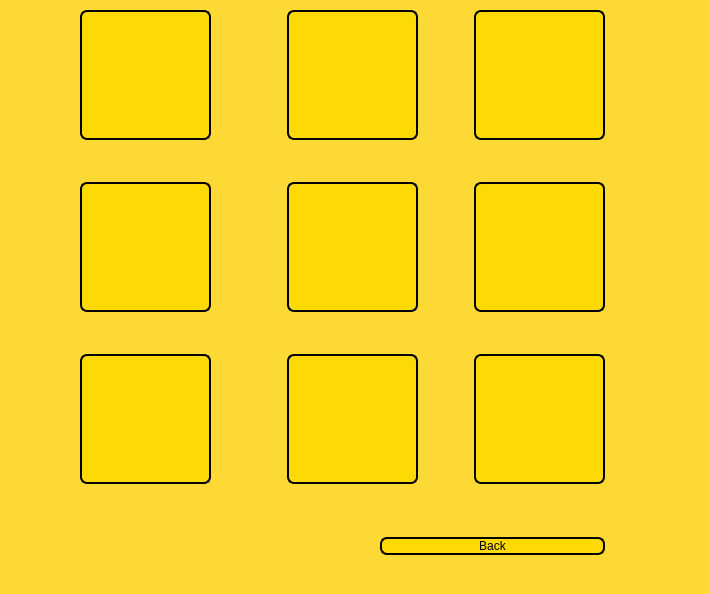
<?xml version="1.0" encoding="UTF-8"?>
<ui version="4.0">
 <class>EditWindow</class>
 <widget class="QMainWindow" name="EditWindow">
  <property name="geometry">
   <rect>
    <x>0</x>
    <y>0</y>
    <width>709</width>
    <height>594</height>
   </rect>
  </property>
  <property name="windowTitle">
   <string>MainWindow</string>
  </property>
  <widget class="QWidget" name="centralwidget">
   <property name="styleSheet">
    <string notr="true">#centralwidget
{
	background-color: #FDD935;
}

QLabel
{
font: 17pt &quot;Cooper Black&quot;;
}

QPushButton
{
	font: 15pt &quot;Cooper Black&quot;;
	background-color: #FDD905 ;
	border-Radius: 7px;
	border: 2px solid  black;
	
	
		
	
	
	
	
	
	
	
}

QPushButton:hover
{
	border-Radius: 7px;
	border: 4px solid  red;
}

QLineEdit
{
	font: 19pt &quot;MV Boli&quot;;
}

</string>
   </property>
   <widget class="QWidget" name="verticalLayoutWidget">
    <property name="geometry">
     <rect>
      <x>80</x>
      <y>10</y>
      <width>558</width>
      <height>674</height>
     </rect>
    </property>
    <property name="sizePolicy">
     <sizepolicy hsizetype="Expanding" vsizetype="Preferred">
      <horstretch>0</horstretch>
      <verstretch>0</verstretch>
     </sizepolicy>
    </property>
    <property name="minimumSize">
     <size>
      <width>0</width>
      <height>130</height>
     </size>
    </property>
    <layout class="QVBoxLayout" name="verticalLayout">
     <property name="sizeConstraint">
      <enum>QLayout::SetFixedSize</enum>
     </property>
     <item>
      <layout class="QHBoxLayout" name="horizontalLayout_2">
       <property name="topMargin">
        <number>0</number>
       </property>
       <item>
        <widget class="QPushButton" name="pushButton_1">
         <property name="sizePolicy">
          <sizepolicy hsizetype="Fixed" vsizetype="Fixed">
           <horstretch>0</horstretch>
           <verstretch>0</verstretch>
          </sizepolicy>
         </property>
         <property name="minimumSize">
          <size>
           <width>131</width>
           <height>130</height>
          </size>
         </property>
         <property name="maximumSize">
          <size>
           <width>131</width>
           <height>130</height>
          </size>
         </property>
         <property name="styleSheet">
          <string notr="true">background-image: url(:/Icons/PL.jpg);</string>
         </property>
         <property name="text">
          <string/>
         </property>
        </widget>
       </item>
       <item>
        <spacer name="horizontalSpacer_2">
         <property name="orientation">
          <enum>Qt::Horizontal</enum>
         </property>
         <property name="sizeType">
          <enum>QSizePolicy::Fixed</enum>
         </property>
         <property name="sizeHint" stdset="0">
          <size>
           <width>70</width>
           <height>20</height>
          </size>
         </property>
        </spacer>
       </item>
       <item>
        <widget class="QPushButton" name="pushButton_2">
         <property name="sizePolicy">
          <sizepolicy hsizetype="Fixed" vsizetype="Fixed">
           <horstretch>0</horstretch>
           <verstretch>0</verstretch>
          </sizepolicy>
         </property>
         <property name="minimumSize">
          <size>
           <width>131</width>
           <height>130</height>
          </size>
         </property>
         <property name="maximumSize">
          <size>
           <width>131</width>
           <height>130</height>
          </size>
         </property>
         <property name="styleSheet">
          <string notr="true">background-image: url(:/Icons/PL.jpg);</string>
         </property>
         <property name="text">
          <string/>
         </property>
        </widget>
       </item>
       <item>
        <spacer name="horizontalSpacer_11">
         <property name="orientation">
          <enum>Qt::Horizontal</enum>
         </property>
         <property name="sizeType">
          <enum>QSizePolicy::Expanding</enum>
         </property>
         <property name="sizeHint" stdset="0">
          <size>
           <width>50</width>
           <height>20</height>
          </size>
         </property>
        </spacer>
       </item>
       <item>
        <widget class="QPushButton" name="pushButton_3">
         <property name="sizePolicy">
          <sizepolicy hsizetype="Fixed" vsizetype="Fixed">
           <horstretch>0</horstretch>
           <verstretch>0</verstretch>
          </sizepolicy>
         </property>
         <property name="minimumSize">
          <size>
           <width>131</width>
           <height>130</height>
          </size>
         </property>
         <property name="maximumSize">
          <size>
           <width>131</width>
           <height>130</height>
          </size>
         </property>
         <property name="styleSheet">
          <string notr="true">background-image: url(:/Icons/PL.jpg);</string>
         </property>
         <property name="text">
          <string/>
         </property>
        </widget>
       </item>
      </layout>
     </item>
     <item>
      <layout class="QHBoxLayout" name="horizontalLayout_9">
       <property name="topMargin">
        <number>10</number>
       </property>
       <item>
        <widget class="QLabel" name="label_1">
         <property name="sizePolicy">
          <sizepolicy hsizetype="Fixed" vsizetype="Preferred">
           <horstretch>0</horstretch>
           <verstretch>0</verstretch>
          </sizepolicy>
         </property>
         <property name="minimumSize">
          <size>
           <width>131</width>
           <height>0</height>
          </size>
         </property>
         <property name="maximumSize">
          <size>
           <width>131</width>
           <height>16777215</height>
          </size>
         </property>
         <property name="text">
          <string/>
         </property>
         <property name="alignment">
          <set>Qt::AlignCenter</set>
         </property>
        </widget>
       </item>
       <item>
        <spacer name="horizontalSpacer_13">
         <property name="orientation">
          <enum>Qt::Horizontal</enum>
         </property>
         <property name="sizeType">
          <enum>QSizePolicy::Fixed</enum>
         </property>
         <property name="sizeHint" stdset="0">
          <size>
           <width>70</width>
           <height>20</height>
          </size>
         </property>
        </spacer>
       </item>
       <item>
        <widget class="QLabel" name="label_2">
         <property name="sizePolicy">
          <sizepolicy hsizetype="Fixed" vsizetype="Preferred">
           <horstretch>0</horstretch>
           <verstretch>0</verstretch>
          </sizepolicy>
         </property>
         <property name="minimumSize">
          <size>
           <width>131</width>
           <height>0</height>
          </size>
         </property>
         <property name="maximumSize">
          <size>
           <width>131</width>
           <height>16777215</height>
          </size>
         </property>
         <property name="text">
          <string/>
         </property>
         <property name="alignment">
          <set>Qt::AlignCenter</set>
         </property>
        </widget>
       </item>
       <item>
        <spacer name="horizontalSpacer_12">
         <property name="orientation">
          <enum>Qt::Horizontal</enum>
         </property>
         <property name="sizeType">
          <enum>QSizePolicy::Expanding</enum>
         </property>
         <property name="sizeHint" stdset="0">
          <size>
           <width>50</width>
           <height>20</height>
          </size>
         </property>
        </spacer>
       </item>
       <item>
        <widget class="QLabel" name="label_3">
         <property name="sizePolicy">
          <sizepolicy hsizetype="Fixed" vsizetype="Preferred">
           <horstretch>0</horstretch>
           <verstretch>0</verstretch>
          </sizepolicy>
         </property>
         <property name="minimumSize">
          <size>
           <width>131</width>
           <height>0</height>
          </size>
         </property>
         <property name="maximumSize">
          <size>
           <width>131</width>
           <height>16777215</height>
          </size>
         </property>
         <property name="text">
          <string/>
         </property>
         <property name="alignment">
          <set>Qt::AlignCenter</set>
         </property>
        </widget>
       </item>
      </layout>
     </item>
     <item>
      <layout class="QHBoxLayout" name="horizontalLayout_4">
       <property name="topMargin">
        <number>0</number>
       </property>
       <item>
        <widget class="QPushButton" name="pushButton_4">
         <property name="sizePolicy">
          <sizepolicy hsizetype="Fixed" vsizetype="Fixed">
           <horstretch>0</horstretch>
           <verstretch>0</verstretch>
          </sizepolicy>
         </property>
         <property name="minimumSize">
          <size>
           <width>131</width>
           <height>130</height>
          </size>
         </property>
         <property name="maximumSize">
          <size>
           <width>131</width>
           <height>130</height>
          </size>
         </property>
         <property name="styleSheet">
          <string notr="true">background-image: url(:/Icons/PL.jpg);</string>
         </property>
         <property name="text">
          <string/>
         </property>
        </widget>
       </item>
       <item>
        <spacer name="horizontalSpacer_5">
         <property name="orientation">
          <enum>Qt::Horizontal</enum>
         </property>
         <property name="sizeType">
          <enum>QSizePolicy::Fixed</enum>
         </property>
         <property name="sizeHint" stdset="0">
          <size>
           <width>70</width>
           <height>20</height>
          </size>
         </property>
        </spacer>
       </item>
       <item>
        <widget class="QPushButton" name="pushButton_5">
         <property name="sizePolicy">
          <sizepolicy hsizetype="Fixed" vsizetype="Fixed">
           <horstretch>0</horstretch>
           <verstretch>0</verstretch>
          </sizepolicy>
         </property>
         <property name="minimumSize">
          <size>
           <width>131</width>
           <height>130</height>
          </size>
         </property>
         <property name="maximumSize">
          <size>
           <width>131</width>
           <height>130</height>
          </size>
         </property>
         <property name="styleSheet">
          <string notr="true">background-image: url(:/Icons/PL.jpg);</string>
         </property>
         <property name="text">
          <string/>
         </property>
        </widget>
       </item>
       <item>
        <spacer name="horizontalSpacer_6">
         <property name="orientation">
          <enum>Qt::Horizontal</enum>
         </property>
         <property name="sizeType">
          <enum>QSizePolicy::Expanding</enum>
         </property>
         <property name="sizeHint" stdset="0">
          <size>
           <width>50</width>
           <height>20</height>
          </size>
         </property>
        </spacer>
       </item>
       <item>
        <widget class="QPushButton" name="pushButton_6">
         <property name="sizePolicy">
          <sizepolicy hsizetype="Fixed" vsizetype="Fixed">
           <horstretch>0</horstretch>
           <verstretch>0</verstretch>
          </sizepolicy>
         </property>
         <property name="minimumSize">
          <size>
           <width>131</width>
           <height>130</height>
          </size>
         </property>
         <property name="maximumSize">
          <size>
           <width>131</width>
           <height>130</height>
          </size>
         </property>
         <property name="styleSheet">
          <string notr="true">background-image: url(:/Icons/PL.jpg);</string>
         </property>
         <property name="text">
          <string/>
         </property>
        </widget>
       </item>
      </layout>
     </item>
     <item>
      <layout class="QHBoxLayout" name="horizontalLayout_12">
       <property name="topMargin">
        <number>10</number>
       </property>
       <item>
        <widget class="QLabel" name="label_4">
         <property name="sizePolicy">
          <sizepolicy hsizetype="Fixed" vsizetype="Preferred">
           <horstretch>0</horstretch>
           <verstretch>0</verstretch>
          </sizepolicy>
         </property>
         <property name="minimumSize">
          <size>
           <width>131</width>
           <height>0</height>
          </size>
         </property>
         <property name="maximumSize">
          <size>
           <width>131</width>
           <height>16777215</height>
          </size>
         </property>
         <property name="text">
          <string/>
         </property>
         <property name="alignment">
          <set>Qt::AlignCenter</set>
         </property>
        </widget>
       </item>
       <item>
        <spacer name="horizontalSpacer_14">
         <property name="orientation">
          <enum>Qt::Horizontal</enum>
         </property>
         <property name="sizeType">
          <enum>QSizePolicy::Fixed</enum>
         </property>
         <property name="sizeHint" stdset="0">
          <size>
           <width>70</width>
           <height>20</height>
          </size>
         </property>
        </spacer>
       </item>
       <item>
        <widget class="QLabel" name="label_5">
         <property name="sizePolicy">
          <sizepolicy hsizetype="Fixed" vsizetype="Preferred">
           <horstretch>0</horstretch>
           <verstretch>0</verstretch>
          </sizepolicy>
         </property>
         <property name="minimumSize">
          <size>
           <width>131</width>
           <height>0</height>
          </size>
         </property>
         <property name="maximumSize">
          <size>
           <width>131</width>
           <height>16777215</height>
          </size>
         </property>
         <property name="text">
          <string/>
         </property>
         <property name="alignment">
          <set>Qt::AlignCenter</set>
         </property>
        </widget>
       </item>
       <item>
        <spacer name="horizontalSpacer_7">
         <property name="orientation">
          <enum>Qt::Horizontal</enum>
         </property>
         <property name="sizeType">
          <enum>QSizePolicy::Expanding</enum>
         </property>
         <property name="sizeHint" stdset="0">
          <size>
           <width>50</width>
           <height>20</height>
          </size>
         </property>
        </spacer>
       </item>
       <item>
        <widget class="QLabel" name="label_6">
         <property name="sizePolicy">
          <sizepolicy hsizetype="Fixed" vsizetype="Preferred">
           <horstretch>0</horstretch>
           <verstretch>0</verstretch>
          </sizepolicy>
         </property>
         <property name="minimumSize">
          <size>
           <width>131</width>
           <height>0</height>
          </size>
         </property>
         <property name="maximumSize">
          <size>
           <width>131</width>
           <height>16777215</height>
          </size>
         </property>
         <property name="text">
          <string/>
         </property>
         <property name="alignment">
          <set>Qt::AlignCenter</set>
         </property>
        </widget>
       </item>
      </layout>
     </item>
     <item>
      <layout class="QHBoxLayout" name="horizontalLayout_6">
       <property name="topMargin">
        <number>0</number>
       </property>
       <item>
        <widget class="QPushButton" name="pushButton_7">
         <property name="sizePolicy">
          <sizepolicy hsizetype="Fixed" vsizetype="Fixed">
           <horstretch>0</horstretch>
           <verstretch>0</verstretch>
          </sizepolicy>
         </property>
         <property name="minimumSize">
          <size>
           <width>131</width>
           <height>130</height>
          </size>
         </property>
         <property name="maximumSize">
          <size>
           <width>131</width>
           <height>130</height>
          </size>
         </property>
         <property name="styleSheet">
          <string notr="true">background-image: url(:/Icons/PL.jpg);</string>
         </property>
         <property name="text">
          <string/>
         </property>
        </widget>
       </item>
       <item>
        <spacer name="horizontalSpacer_9">
         <property name="orientation">
          <enum>Qt::Horizontal</enum>
         </property>
         <property name="sizeType">
          <enum>QSizePolicy::Fixed</enum>
         </property>
         <property name="sizeHint" stdset="0">
          <size>
           <width>70</width>
           <height>20</height>
          </size>
         </property>
        </spacer>
       </item>
       <item>
        <widget class="QPushButton" name="pushButton_8">
         <property name="sizePolicy">
          <sizepolicy hsizetype="Fixed" vsizetype="Fixed">
           <horstretch>0</horstretch>
           <verstretch>0</verstretch>
          </sizepolicy>
         </property>
         <property name="minimumSize">
          <size>
           <width>131</width>
           <height>130</height>
          </size>
         </property>
         <property name="maximumSize">
          <size>
           <width>131</width>
           <height>130</height>
          </size>
         </property>
         <property name="styleSheet">
          <string notr="true">background-image: url(:/Icons/PL.jpg);</string>
         </property>
         <property name="text">
          <string/>
         </property>
        </widget>
       </item>
       <item>
        <spacer name="horizontalSpacer_8">
         <property name="orientation">
          <enum>Qt::Horizontal</enum>
         </property>
         <property name="sizeType">
          <enum>QSizePolicy::Expanding</enum>
         </property>
         <property name="sizeHint" stdset="0">
          <size>
           <width>50</width>
           <height>20</height>
          </size>
         </property>
        </spacer>
       </item>
       <item>
        <widget class="QPushButton" name="pushButton_9">
         <property name="sizePolicy">
          <sizepolicy hsizetype="Fixed" vsizetype="Fixed">
           <horstretch>0</horstretch>
           <verstretch>0</verstretch>
          </sizepolicy>
         </property>
         <property name="minimumSize">
          <size>
           <width>131</width>
           <height>130</height>
          </size>
         </property>
         <property name="maximumSize">
          <size>
           <width>131</width>
           <height>130</height>
          </size>
         </property>
         <property name="styleSheet">
          <string notr="true">background-image: url(:/Icons/PL.jpg);</string>
         </property>
         <property name="text">
          <string/>
         </property>
        </widget>
       </item>
      </layout>
     </item>
     <item>
      <layout class="QHBoxLayout" name="horizontalLayout_11">
       <property name="topMargin">
        <number>10</number>
       </property>
       <item>
        <widget class="QLabel" name="label_7">
         <property name="sizePolicy">
          <sizepolicy hsizetype="Fixed" vsizetype="Preferred">
           <horstretch>0</horstretch>
           <verstretch>0</verstretch>
          </sizepolicy>
         </property>
         <property name="minimumSize">
          <size>
           <width>131</width>
           <height>0</height>
          </size>
         </property>
         <property name="maximumSize">
          <size>
           <width>131</width>
           <height>16777215</height>
          </size>
         </property>
         <property name="text">
          <string/>
         </property>
         <property name="alignment">
          <set>Qt::AlignCenter</set>
         </property>
        </widget>
       </item>
       <item>
        <spacer name="horizontalSpacer_16">
         <property name="orientation">
          <enum>Qt::Horizontal</enum>
         </property>
         <property name="sizeType">
          <enum>QSizePolicy::Fixed</enum>
         </property>
         <property name="sizeHint" stdset="0">
          <size>
           <width>70</width>
           <height>20</height>
          </size>
         </property>
        </spacer>
       </item>
       <item>
        <widget class="QLabel" name="label_8">
         <property name="sizePolicy">
          <sizepolicy hsizetype="Fixed" vsizetype="Preferred">
           <horstretch>0</horstretch>
           <verstretch>0</verstretch>
          </sizepolicy>
         </property>
         <property name="minimumSize">
          <size>
           <width>131</width>
           <height>0</height>
          </size>
         </property>
         <property name="maximumSize">
          <size>
           <width>131</width>
           <height>16777215</height>
          </size>
         </property>
         <property name="text">
          <string/>
         </property>
         <property name="alignment">
          <set>Qt::AlignCenter</set>
         </property>
        </widget>
       </item>
       <item>
        <spacer name="horizontalSpacer_18">
         <property name="orientation">
          <enum>Qt::Horizontal</enum>
         </property>
         <property name="sizeType">
          <enum>QSizePolicy::Expanding</enum>
         </property>
         <property name="sizeHint" stdset="0">
          <size>
           <width>50</width>
           <height>20</height>
          </size>
         </property>
        </spacer>
       </item>
       <item>
        <widget class="QLabel" name="label_9">
         <property name="sizePolicy">
          <sizepolicy hsizetype="Fixed" vsizetype="Preferred">
           <horstretch>0</horstretch>
           <verstretch>0</verstretch>
          </sizepolicy>
         </property>
         <property name="minimumSize">
          <size>
           <width>131</width>
           <height>0</height>
          </size>
         </property>
         <property name="maximumSize">
          <size>
           <width>131</width>
           <height>16777215</height>
          </size>
         </property>
         <property name="text">
          <string/>
         </property>
         <property name="alignment">
          <set>Qt::AlignCenter</set>
         </property>
        </widget>
       </item>
      </layout>
     </item>
     <item>
      <layout class="QHBoxLayout" name="horizontalLayout">
       <property name="topMargin">
        <number>10</number>
       </property>
       <item>
        <spacer name="horizontalSpacer">
         <property name="orientation">
          <enum>Qt::Horizontal</enum>
         </property>
         <property name="sizeType">
          <enum>QSizePolicy::Fixed</enum>
         </property>
         <property name="sizeHint" stdset="0">
          <size>
           <width>300</width>
           <height>20</height>
          </size>
         </property>
        </spacer>
       </item>
       <item>
        <widget class="QPushButton" name="backButton">
         <property name="styleSheet">
          <string notr="true">QPushButton
{
	font: 15pt &quot;Cooper Black&quot;;
	background-color: #FDD905 ;
	border-Radius: 7px;
	border: 2px solid  black;
}

QPushButton:hover{
color: #FDD905;
	background-color: rgb(0, 0, 0);
}</string>
         </property>
         <property name="text">
          <string>Back</string>
         </property>
        </widget>
       </item>
      </layout>
     </item>
     <item>
      <spacer name="verticalSpacer">
       <property name="orientation">
        <enum>Qt::Vertical</enum>
       </property>
       <property name="sizeHint" stdset="0">
        <size>
         <width>20</width>
         <height>40</height>
        </size>
       </property>
      </spacer>
     </item>
    </layout>
   </widget>
  </widget>
 </widget>
 <resources/>
 <connections/>
</ui>
